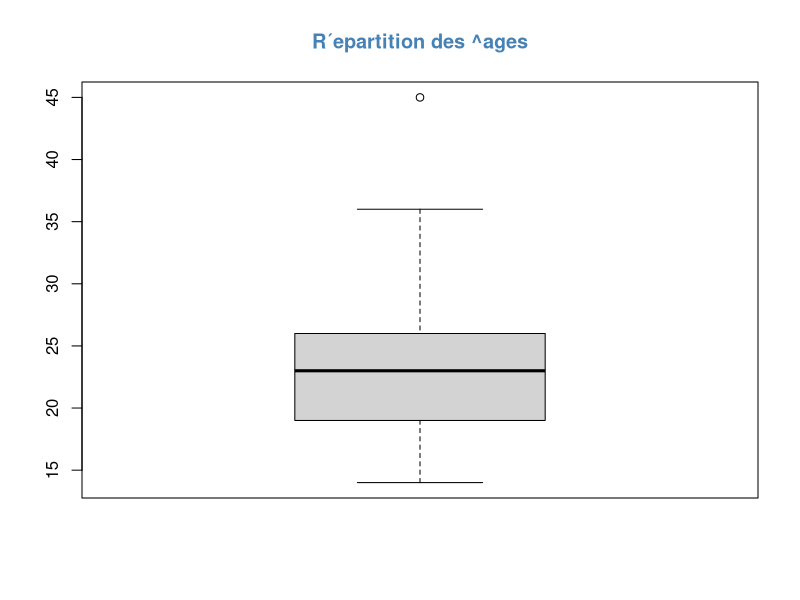
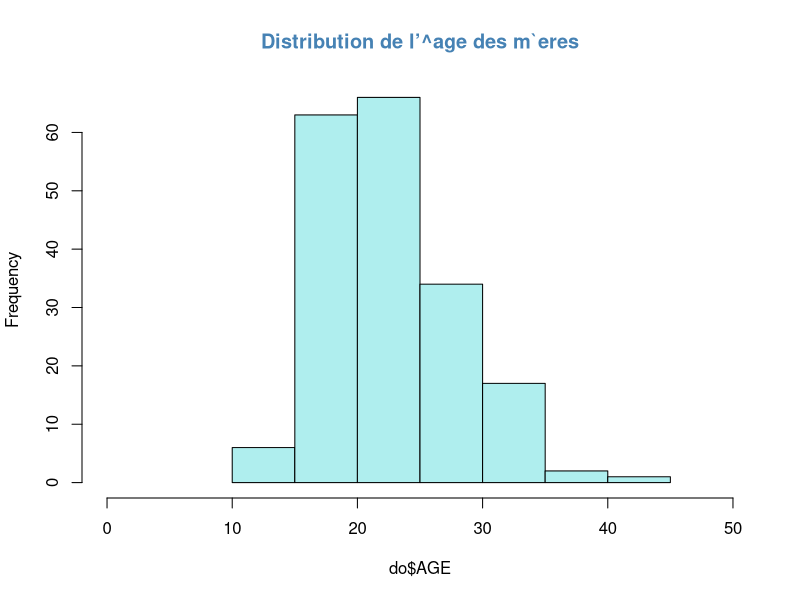
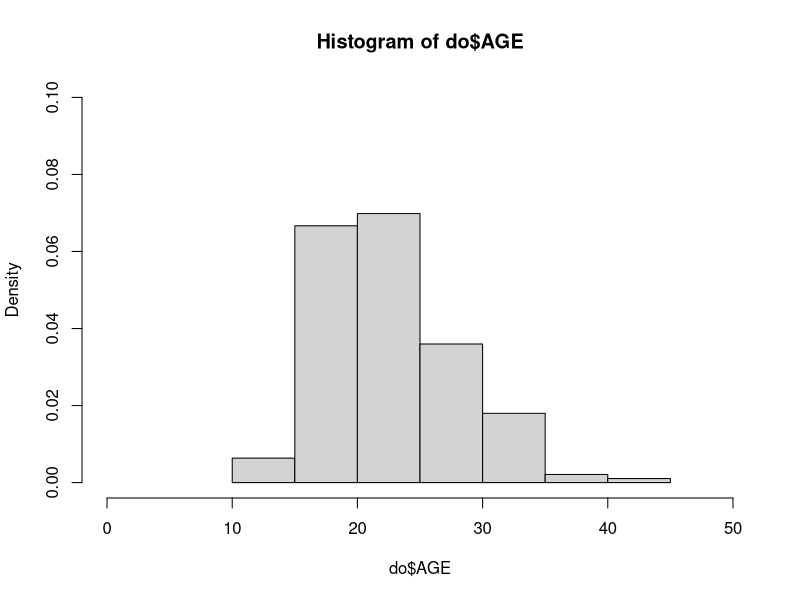
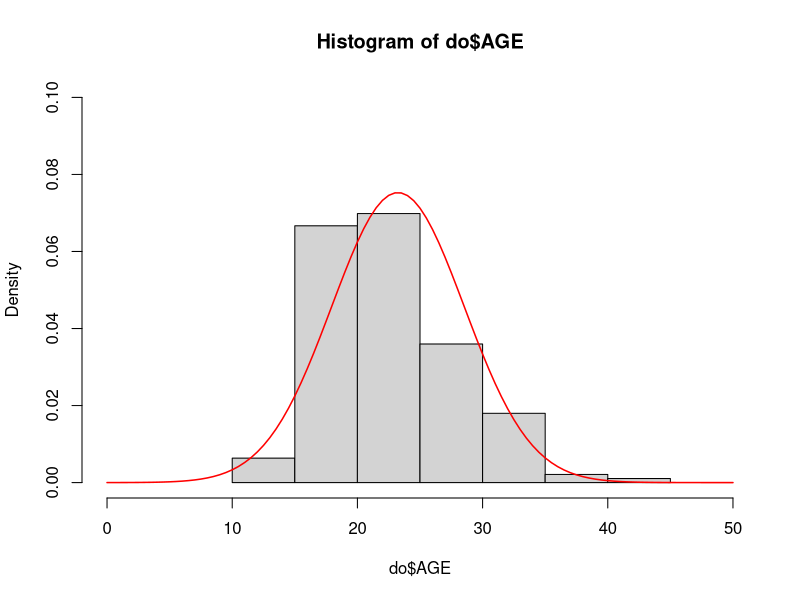
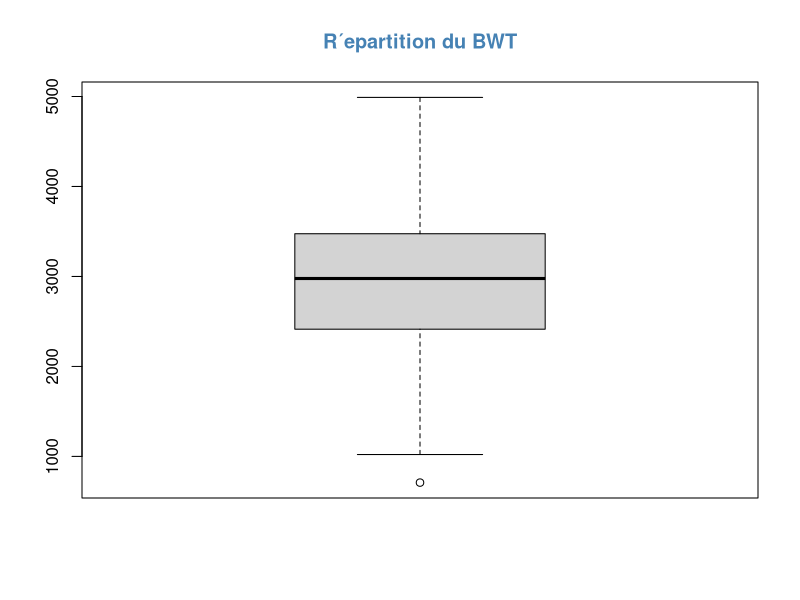
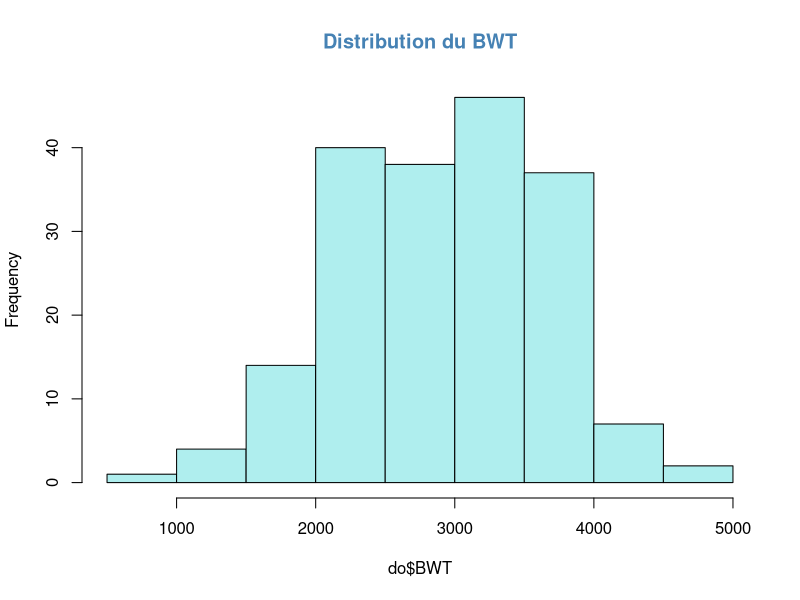
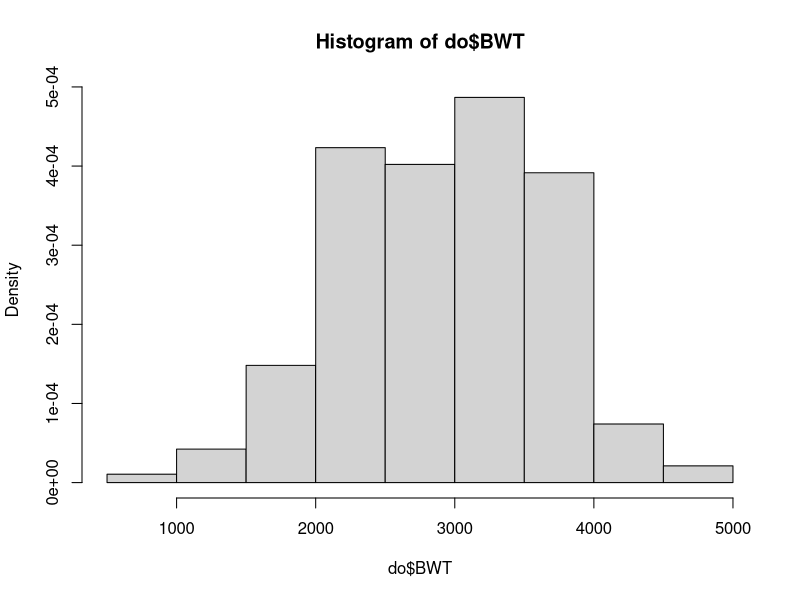
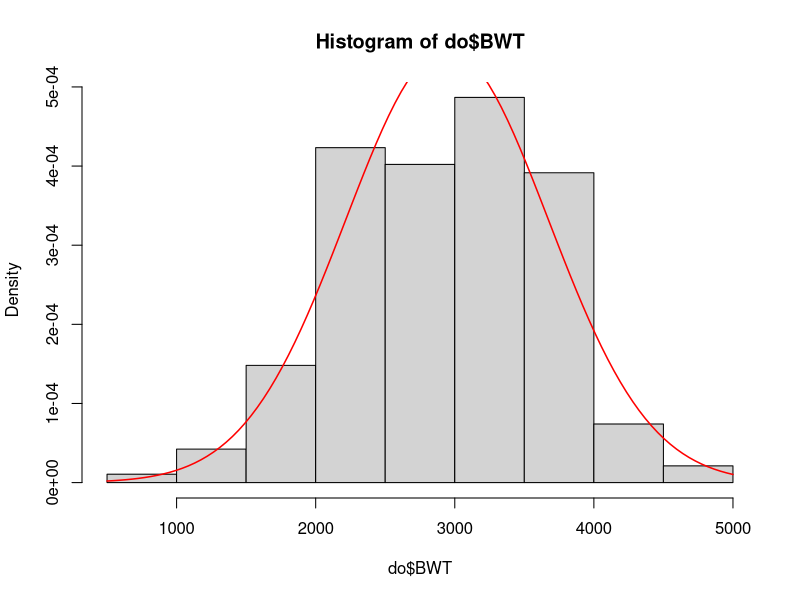

Source code (R) for these figures, in order:
## ---- chunk 1
do <- read.table("../naissances.txt", header = TRUE)
head(do)
## ---- chunk 2
do$AGE
## ---- chunk 3
mean(do$AGE)
var(do$AGE)
sd(do$AGE)
median(do$AGE)
quantile(do$AGE)
min(do$AGE)
max(do$AGE)

## ---- chunk 4
boxplot(do$AGE, main = "R´epartition des ^ages", col.main = "steelblue")
## ---- chunk 5
hist(do$AGE, main = "Distribution de l’^age des m`eres", col.main = "steelblue", col = "paleturquoise", xlim = c(0, 50))
## ---- chunk 6
hist(do$AGE, prob = TRUE, xlim = c(0, 50), ylim = c(0, 0.1))
## ---- chunk 7
hist(do$AGE, prob = TRUE, xlim = c(0, 50), ylim = c(0, 0.1))
curve(dnorm(x, mean = mean(do$AGE), sd = sd(do$AGE)),
      add = TRUE, lwd = 1.5, col = "red")
## ---- chunk 8
t <- (mean(do$AGE) - 25) / (sd(do$AGE) / sqrt(length(do$AGE)))
t
w <- 2 * (1 - pt(abs(t), df = length(do$AGE) - 1))
w
## ---- chunk 9
t.test(do$AGE, mu = 25)
## ---- chunk 10
sd(do$AGE)
sd(do$AGE) / mean(do$AGE)
## ---- chunk 11
do$BWT
## ---- chunk 12
mean(do$BWT)
var(do$BWT)
sd(do$BWT)
median(do$BWT)
quantile(do$BWT)
min(do$BWT)
max(do$BWT)

## ---- chunk 13
boxplot(do$BWT, main = "R´epartition du BWT", col.main = "steelblue")
## ---- chunk 14
hist(do$BWT, main = "Distribution du BWT", col.main = "steelblue", col = "paleturquoise")
## ---- chunk 15
hist(do$BWT, prob = TRUE)
## ---- chunk 16
hist(do$BWT, prob = TRUE)
curve(dnorm(x, mean = mean(do$BWT), sd = sd(do$BWT)),
      add = TRUE, lwd = 1.5, col = "red")
## ---- chunk 17
t <- (mean(do$BWT) - 3500) / (sd(do$BWT) / sqrt(length(do$BWT)))
t
w <- 2 * (1 - pt(abs(t), df = length(do$BWT) - 1))
w
## ---- chunk 18
t.test(do$BWT, mu = 3500)
## ---- chunk 19
sd(do$BWT)
sd(do$BWT) / mean(do$BWT)
